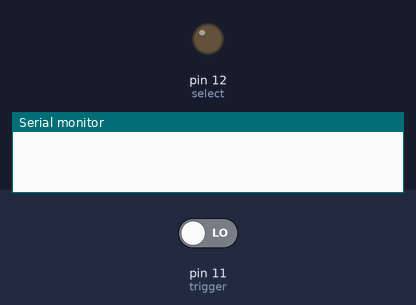
The sketch below on a simulated Arduino Uno, built with avr-gcc and run on an emulated ATmega328P. On the bench: output pins drawn as LEDs (lit = HIGH), the last lines printed to the serial monitor. Dashed ring = blinking. Inputs (shaded band) come from the test bench; at power-on: pin 11 (trigger) LOW.

Above: at 1.2 s.
1.3 s: pin 11 (trigger) driven HIGH
At 1.77 s:
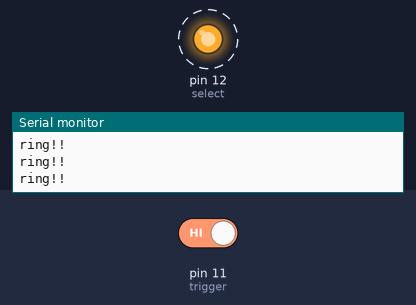
4.3 s: pin 11 (trigger) driven LOW
At 4.3 s:
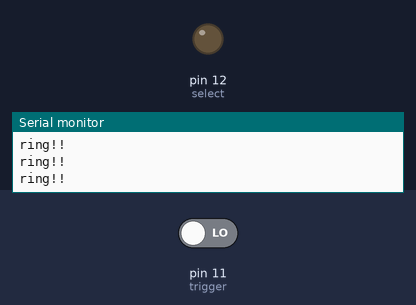
Timing chart, 0 to 7.3 s (numbered marks = the images above; inputs shaded):
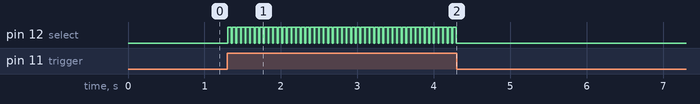

Measured:
- after the input at 1.3 s, pin 12 (select): alternates HIGH for 0.05 s and LOW for 0.01 s, starting at once
- after the input at 4.3 s, pin 12 (select): stops changing and stays LOW

The sketch:

bell_intercept.ino
```cpp
/*
  Doorbell interceptor and ring cycler.
  Detects the ring trigger from the wireless button, changes the ringtone, and sends a ring notification over the serial port.
 */

/* We modified the doorbell to have 5 inputs: select 24, select 17, ground, V+. trigger */
/* connected pin 12 to select, pin 11 to trigger, 5V to V+, and GND to ground */
int select = 12;
int trigger = 11;

// the setup routine runs once when you press reset:
void setup() {
  // initialize serial communication
  Serial.begin(9600);
  // Arduino will write HIGH to the select, which tells the receiver to change the song
  pinMode(select, OUTPUT);
  // we expect it to be LOW by default
  digitalWrite(select, LOW);
  // Arduino listens for someone pressing the button to trigger the bell
  pinMode(trigger, INPUT);
}

// the loop routine runs over and over again forever:
void loop() {
  // if someone presses the button, this sets the trigger to HIGH
  if (digitalRead(trigger) == HIGH) {
    // we override the trigger to LOW so we can change the song
    // as long as the trigger is HIGH, we cannot change the song (that's how the receiver/bell works)
    pinMode(trigger, OUTPUT);
    digitalWrite(trigger, LOW);
    // we change the song
    digitalWrite(select, HIGH);
    // we notify over the serial port that the bell has been rung
    Serial.println("ring!!");
    // near the shortest time the select should be set to HIGH to actually change the song
    delay(50);
    // back to the default setup where Arduino listens for the trigger
    digitalWrite(select, LOW);
    pinMode(trigger, INPUT);

  }
  // a small delay so we don't loop too fast
  delay(10);
}
```
